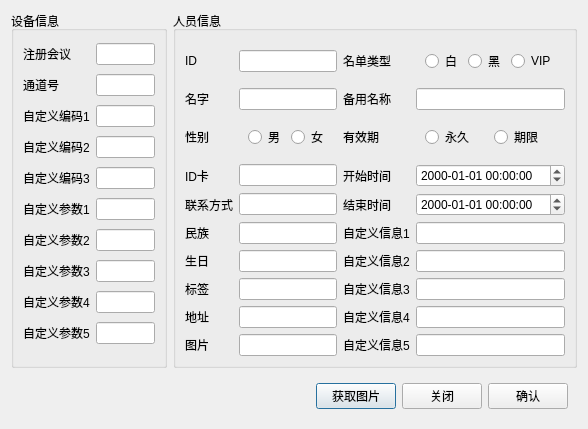
<?xml version="1.0" encoding="UTF-8"?>
<ui version="4.0">
 <class>PersonManage</class>
 <widget class="QDialog" name="PersonManage">
  <property name="geometry">
   <rect>
    <x>0</x>
    <y>0</y>
    <width>588</width>
    <height>379</height>
   </rect>
  </property>
  <property name="windowTitle">
   <string>Dialog</string>
  </property>
  <property name="styleSheet">
   <string notr="true"/>
  </property>
  <layout class="QGridLayout" name="gridLayout_4">
   <item row="1" column="0" colspan="2">
    <widget class="QWidget" name="widget_4" native="true">
     <layout class="QGridLayout" name="gridLayout_3">
      <item row="0" column="0">
       <spacer name="horizontalSpacer">
        <property name="orientation">
         <enum>Qt::Horizontal</enum>
        </property>
        <property name="sizeHint" stdset="0">
         <size>
          <width>306</width>
          <height>20</height>
         </size>
        </property>
       </spacer>
      </item>
      <item row="0" column="1">
       <widget class="QPushButton" name="getpicbtn">
        <property name="text">
         <string>获取图片</string>
        </property>
       </widget>
      </item>
      <item row="0" column="2">
       <widget class="QPushButton" name="cannelbtn">
        <property name="text">
         <string>关闭</string>
        </property>
       </widget>
      </item>
      <item row="0" column="3">
       <widget class="QPushButton" name="confirmbtn">
        <property name="text">
         <string>确认</string>
        </property>
       </widget>
      </item>
     </layout>
    </widget>
   </item>
   <item row="0" column="1">
    <widget class="QGroupBox" name="groupBox">
     <property name="title">
      <string>人员信息</string>
     </property>
     <layout class="QGridLayout" name="gridLayout_2">
      <item row="1" column="2">
       <widget class="QLabel" name="PersonManage_formername">
        <property name="text">
         <string>备用名称</string>
        </property>
       </widget>
      </item>
      <item row="1" column="0">
       <widget class="QLabel" name="PersonManage_name">
        <property name="text">
         <string>名字</string>
        </property>
       </widget>
      </item>
      <item row="3" column="3">
       <widget class="QDateTimeEdit" name="PersonManage_startTimeEdit">
        <property name="font">
         <font>
          <pointsize>9</pointsize>
         </font>
        </property>
        <property name="displayFormat">
         <string>yyyy-MM-dd HH:mm:ss</string>
        </property>
       </widget>
      </item>
      <item row="3" column="2">
       <widget class="QLabel" name="PersonManage_startTime">
        <property name="text">
         <string>开始时间</string>
        </property>
       </widget>
      </item>
      <item row="1" column="3">
       <widget class="QLineEdit" name="PersonManage_formernameEdit"/>
      </item>
      <item row="0" column="2">
       <widget class="QLabel" name="PersonManage_type">
        <property name="text">
         <string>名单类型</string>
        </property>
       </widget>
      </item>
      <item row="2" column="2">
       <widget class="QLabel" name="PersonManage_limitTime">
        <property name="text">
         <string>有效期</string>
        </property>
       </widget>
      </item>
      <item row="1" column="1">
       <widget class="QLineEdit" name="PersonManage_nameEdit"/>
      </item>
      <item row="2" column="3">
       <widget class="QWidget" name="limitTimebox" native="true">
        <layout class="QHBoxLayout" name="horizontalLayout">
         <item>
          <widget class="QRadioButton" name="foreverrbtn">
           <property name="text">
            <string>永久</string>
           </property>
          </widget>
         </item>
         <item>
          <widget class="QRadioButton" name="deadlinerbtn">
           <property name="text">
            <string>期限</string>
           </property>
          </widget>
         </item>
        </layout>
       </widget>
      </item>
      <item row="0" column="3">
       <widget class="QWidget" name="typebox" native="true">
        <layout class="QHBoxLayout" name="horizontalLayout_3">
         <item>
          <widget class="QRadioButton" name="whiterbtn">
           <property name="text">
            <string>白</string>
           </property>
          </widget>
         </item>
         <item>
          <widget class="QRadioButton" name="blackrbtn">
           <property name="text">
            <string>黑</string>
           </property>
          </widget>
         </item>
         <item>
          <widget class="QRadioButton" name="viprbtn">
           <property name="text">
            <string>VIP</string>
           </property>
          </widget>
         </item>
        </layout>
       </widget>
      </item>
      <item row="4" column="3">
       <widget class="QDateTimeEdit" name="PersonManage_endTimeEdit">
        <property name="displayFormat">
         <string>yyyy-MM-dd HH:mm:ss</string>
        </property>
       </widget>
      </item>
      <item row="5" column="0">
       <widget class="QLabel" name="PersonManage_nation">
        <property name="text">
         <string>民族</string>
        </property>
       </widget>
      </item>
      <item row="0" column="0">
       <widget class="QLabel" name="PersonManage_id">
        <property name="text">
         <string>ID</string>
        </property>
       </widget>
      </item>
      <item row="0" column="1">
       <widget class="QLineEdit" name="PersonManage_idEdit"/>
      </item>
      <item row="4" column="2">
       <widget class="QLabel" name="PersonManage_endTime">
        <property name="text">
         <string>结束时间</string>
        </property>
       </widget>
      </item>
      <item row="7" column="1">
       <widget class="QLineEdit" name="PersonManage_labelEdit"/>
      </item>
      <item row="9" column="3">
       <widget class="QLineEdit" name="PersonManage_data5Edit"/>
      </item>
      <item row="9" column="2">
       <widget class="QLabel" name="PersonManage_data5">
        <property name="text">
         <string>自定义信息5</string>
        </property>
       </widget>
      </item>
      <item row="7" column="0">
       <widget class="QLabel" name="PersonManage_label">
        <property name="text">
         <string>标签</string>
        </property>
       </widget>
      </item>
      <item row="8" column="3">
       <widget class="QLineEdit" name="PersonManage_data4Edit"/>
      </item>
      <item row="7" column="2">
       <widget class="QLabel" name="PersonManage_data3">
        <property name="text">
         <string>自定义信息3</string>
        </property>
       </widget>
      </item>
      <item row="6" column="3">
       <widget class="QLineEdit" name="PersonManage_data2Edit"/>
      </item>
      <item row="6" column="1">
       <widget class="QLineEdit" name="PersonManage_birthdayEdit"/>
      </item>
      <item row="5" column="3">
       <widget class="QLineEdit" name="PersonManage_data1Edit"/>
      </item>
      <item row="6" column="0">
       <widget class="QLabel" name="PersonManage_birthday">
        <property name="text">
         <string>生日</string>
        </property>
       </widget>
      </item>
      <item row="5" column="1">
       <widget class="QLineEdit" name="PersonManage_nationEdit"/>
      </item>
      <item row="7" column="3">
       <widget class="QLineEdit" name="PersonManage_data3Edit"/>
      </item>
      <item row="5" column="2">
       <widget class="QLabel" name="PersonManage_data1">
        <property name="text">
         <string>自定义信息1</string>
        </property>
       </widget>
      </item>
      <item row="6" column="2">
       <widget class="QLabel" name="PersonManage_data2">
        <property name="text">
         <string>自定义信息2</string>
        </property>
       </widget>
      </item>
      <item row="8" column="0">
       <widget class="QLabel" name="PersonManage_address">
        <property name="text">
         <string>地址</string>
        </property>
       </widget>
      </item>
      <item row="8" column="1">
       <widget class="QLineEdit" name="PersonManage_addressEdit"/>
      </item>
      <item row="8" column="2">
       <widget class="QLabel" name="PersonManage_data4">
        <property name="text">
         <string>自定义信息4</string>
        </property>
       </widget>
      </item>
      <item row="2" column="0">
       <widget class="QLabel" name="PersonManage_sex">
        <property name="text">
         <string>性别</string>
        </property>
       </widget>
      </item>
      <item row="2" column="1">
       <widget class="QWidget" name="sexbox" native="true">
        <layout class="QHBoxLayout" name="horizontalLayout_2">
         <item>
          <widget class="QRadioButton" name="manrbtn">
           <property name="text">
            <string>男</string>
           </property>
          </widget>
         </item>
         <item>
          <widget class="QRadioButton" name="womanrbtn">
           <property name="text">
            <string>女</string>
           </property>
          </widget>
         </item>
        </layout>
       </widget>
      </item>
      <item row="3" column="0">
       <widget class="QLabel" name="PersonManage_idcard">
        <property name="text">
         <string>ID卡</string>
        </property>
       </widget>
      </item>
      <item row="3" column="1">
       <widget class="QLineEdit" name="PersonManage_idcardEdit"/>
      </item>
      <item row="4" column="0">
       <widget class="QLabel" name="PersonManage_phone">
        <property name="text">
         <string>联系方式</string>
        </property>
       </widget>
      </item>
      <item row="4" column="1">
       <widget class="QLineEdit" name="PersonManage_phoneEdit"/>
      </item>
      <item row="9" column="0">
       <widget class="QLabel" name="PersonManage_pic">
        <property name="text">
         <string>图片</string>
        </property>
       </widget>
      </item>
      <item row="9" column="1">
       <widget class="QLineEdit" name="PersonManage_picEdit"/>
      </item>
     </layout>
    </widget>
   </item>
   <item row="0" column="0">
    <widget class="QGroupBox" name="devbox">
     <property name="title">
      <string>设备信息</string>
     </property>
     <layout class="QGridLayout" name="gridLayout">
      <item row="0" column="1">
       <widget class="QLineEdit" name="PersonManage_sessionEdit"/>
      </item>
      <item row="0" column="0">
       <widget class="QLabel" name="PersonManage_session">
        <property name="text">
         <string>注册会议</string>
        </property>
       </widget>
      </item>
      <item row="4" column="1">
       <widget class="QLineEdit" name="PersonManage_Code2Edit"/>
      </item>
      <item row="2" column="1">
       <widget class="QLineEdit" name="PersonManage_channelEdit"/>
      </item>
      <item row="3" column="1">
       <widget class="QLineEdit" name="PersonManage_Code1Edit"/>
      </item>
      <item row="3" column="0">
       <widget class="QLabel" name="PersonManage_Code1">
        <property name="text">
         <string>自定义编码1</string>
        </property>
       </widget>
      </item>
      <item row="2" column="0">
       <widget class="QLabel" name="PersonManage_channel">
        <property name="text">
         <string>通道号</string>
        </property>
       </widget>
      </item>
      <item row="4" column="0">
       <widget class="QLabel" name="PersonManage_Code2">
        <property name="text">
         <string>自定义编码2</string>
        </property>
       </widget>
      </item>
      <item row="10" column="1">
       <widget class="QLineEdit" name="PersonManage_Param5Edit"/>
      </item>
      <item row="7" column="0">
       <widget class="QLabel" name="PersonManage_Param2">
        <property name="text">
         <string>自定义参数2</string>
        </property>
       </widget>
      </item>
      <item row="6" column="0">
       <widget class="QLabel" name="PersonManage_Param1">
        <property name="text">
         <string>自定义参数1</string>
        </property>
       </widget>
      </item>
      <item row="7" column="1">
       <widget class="QLineEdit" name="PersonManage_Param2Edit"/>
      </item>
      <item row="10" column="0">
       <widget class="QLabel" name="PersonManage_Param5">
        <property name="text">
         <string>自定义参数5</string>
        </property>
       </widget>
      </item>
      <item row="8" column="0">
       <widget class="QLabel" name="PersonManage_Param3">
        <property name="text">
         <string>自定义参数3</string>
        </property>
       </widget>
      </item>
      <item row="5" column="1">
       <widget class="QLineEdit" name="PersonManage_Code3Edit"/>
      </item>
      <item row="9" column="0">
       <widget class="QLabel" name="PersonManage_Param4">
        <property name="text">
         <string>自定义参数4</string>
        </property>
       </widget>
      </item>
      <item row="5" column="0">
       <widget class="QLabel" name="PersonManage_Code3">
        <property name="text">
         <string>自定义编码3</string>
        </property>
       </widget>
      </item>
      <item row="6" column="1">
       <widget class="QLineEdit" name="PersonManage_Param1Edit"/>
      </item>
      <item row="9" column="1">
       <widget class="QLineEdit" name="PersonManage_Param4Edit"/>
      </item>
      <item row="8" column="1">
       <widget class="QLineEdit" name="PersonManage_Param3Edit"/>
      </item>
     </layout>
     <zorder>PersonManage_Param5Edit</zorder>
     <zorder>PersonManage_Param1</zorder>
     <zorder>PersonManage_channel</zorder>
     <zorder>PersonManage_Param3</zorder>
     <zorder>PersonManage_channelEdit</zorder>
     <zorder>PersonManage_Param4Edit</zorder>
     <zorder>PersonManage_Param1Edit</zorder>
     <zorder>PersonManage_Code1Edit</zorder>
     <zorder>PersonManage_Param4</zorder>
     <zorder>PersonManage_Param2Edit</zorder>
     <zorder>PersonManage_session</zorder>
     <zorder>PersonManage_Code3</zorder>
     <zorder>PersonManage_Code2</zorder>
     <zorder>PersonManage_Param3Edit</zorder>
     <zorder>PersonManage_Param5</zorder>
     <zorder>PersonManage_sessionEdit</zorder>
     <zorder>PersonManage_Param2</zorder>
     <zorder>PersonManage_Code3Edit</zorder>
     <zorder>PersonManage_Code1</zorder>
     <zorder>PersonManage_Code2Edit</zorder>
    </widget>
   </item>
  </layout>
 </widget>
 <tabstops>
  <tabstop>PersonManage_sessionEdit</tabstop>
  <tabstop>PersonManage_channelEdit</tabstop>
  <tabstop>PersonManage_Code1Edit</tabstop>
  <tabstop>PersonManage_Code2Edit</tabstop>
  <tabstop>PersonManage_Code3Edit</tabstop>
  <tabstop>PersonManage_Param1Edit</tabstop>
  <tabstop>PersonManage_Param2Edit</tabstop>
  <tabstop>PersonManage_Param3Edit</tabstop>
  <tabstop>PersonManage_Param4Edit</tabstop>
  <tabstop>PersonManage_Param5Edit</tabstop>
  <tabstop>PersonManage_idEdit</tabstop>
  <tabstop>PersonManage_nameEdit</tabstop>
  <tabstop>manrbtn</tabstop>
  <tabstop>womanrbtn</tabstop>
  <tabstop>PersonManage_idcardEdit</tabstop>
  <tabstop>PersonManage_phoneEdit</tabstop>
  <tabstop>PersonManage_nationEdit</tabstop>
  <tabstop>PersonManage_birthdayEdit</tabstop>
  <tabstop>PersonManage_labelEdit</tabstop>
  <tabstop>PersonManage_addressEdit</tabstop>
  <tabstop>PersonManage_picEdit</tabstop>
  <tabstop>whiterbtn</tabstop>
  <tabstop>blackrbtn</tabstop>
  <tabstop>viprbtn</tabstop>
  <tabstop>PersonManage_formernameEdit</tabstop>
  <tabstop>foreverrbtn</tabstop>
  <tabstop>deadlinerbtn</tabstop>
  <tabstop>PersonManage_startTimeEdit</tabstop>
  <tabstop>PersonManage_endTimeEdit</tabstop>
  <tabstop>PersonManage_data1Edit</tabstop>
  <tabstop>PersonManage_data2Edit</tabstop>
  <tabstop>PersonManage_data3Edit</tabstop>
  <tabstop>PersonManage_data4Edit</tabstop>
  <tabstop>PersonManage_data5Edit</tabstop>
  <tabstop>getpicbtn</tabstop>
  <tabstop>cannelbtn</tabstop>
  <tabstop>confirmbtn</tabstop>
 </tabstops>
 <resources/>
 <connections/>
</ui>
